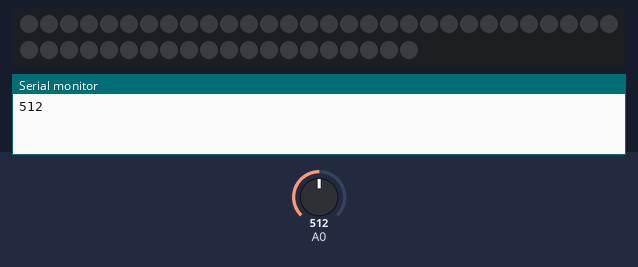
The sketch below on a simulated Arduino Uno, built with avr-gcc and run on an emulated ATmega328P. On the bench: 50 RGB LEDs in strip order, left to right, continuing on the next row, the last lines printed to the serial monitor. The inputs (shaded band) are chosen by the test bench; at power-on: A0 = 512. Dim RGB values are drawn brighter than linear.

Above: at 3.2 s.
3.3 s: A0 set to 716
At 4.42 s:
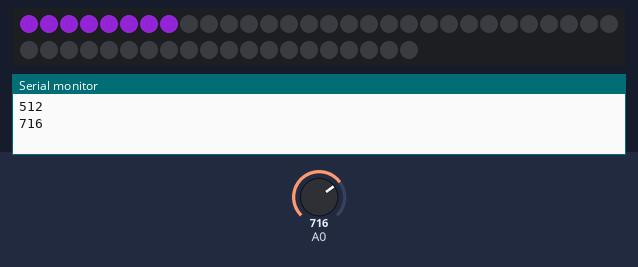
5.7 s: A0 set to 900
At 6.23 s:
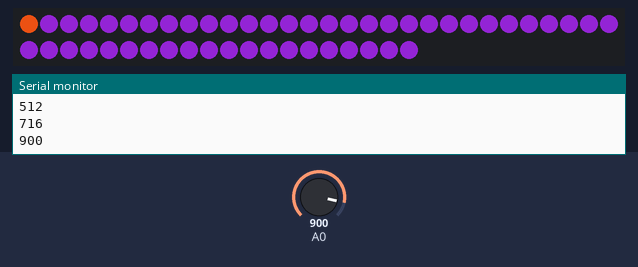
7.8 s: A0 set to 1023
At 8.35 s:
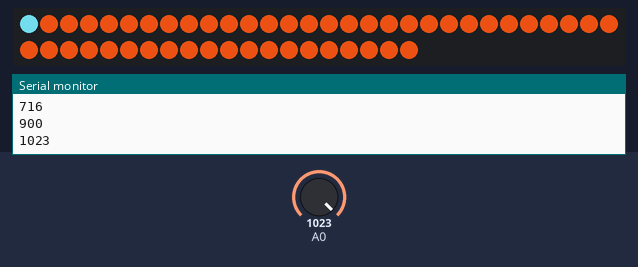
9.9 s: A0 set to 511
At 10.46 s:
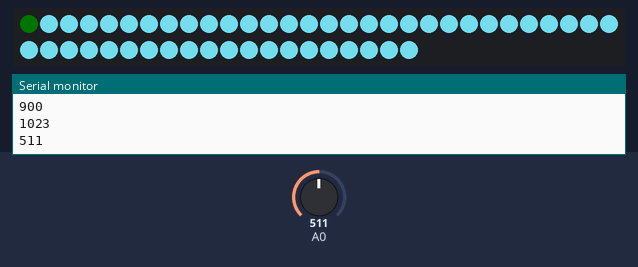
12.0 s: A0 set to 306
At 12.57 s:
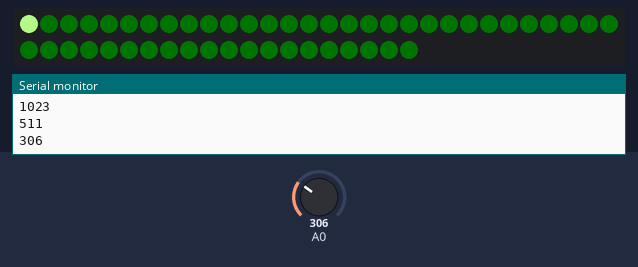
14.1 s: A0 set to 190
At 14.13 s:
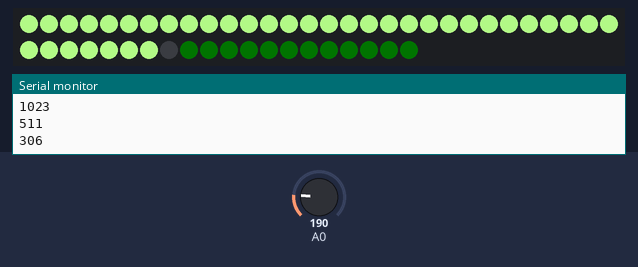

The sketch:

fade_rgb.ino
```cpp
#include <FastLED.h>    // if not found, get it here http://fastled.io/
#define NUM_LEDS 50
#define DATA_PIN 3
CRGB leds[NUM_LEDS];

float val;
float start;
float rosso, verde, blu;
int i;

float mapfloat(long x, long in_min, long in_max, long out_min, long out_max)
{
  return (float)(x - in_min) * (out_max - out_min) / (float)(in_max - in_min) + out_min;
}

void setup() {


    delay(2000);
    Serial.begin(9600);
    FastLED.addLeds<GS1903, DATA_PIN, BRG>(leds, NUM_LEDS);           // Assafà
    start = analogRead(A0);
}

void loop() {
  val = analogRead(A0);
  Serial.println(analogRead(A0));

  rosso = mapfloat(val, start, 200, 0, 255);
  verde = mapfloat(val, start, 290, 0, 255);
  blu = mapfloat(val, start, 100, 0, 255);

  for (int i = 0; i < NUM_LEDS; i ++) {
    if (analogRead(A0)>200){
      leds[i].r   = rosso;
      leds[i].g   = verde;
      leds[i].b   = blu;
      //leds[i] = CRGB::Purple;
      FastLED.show();
      delay(40);
      //leds[i]= CRGB::Black;
    }
     else{
        leds[i]= CRGB::Black;
        FastLED.show();
        delay(40);
    }
  }
}
```

Measured:
- after the input at 3.3 s, the LEDs: first change after 0.82 s (image 1 shows a later state)
- after the input at 5.7 s, the LEDs: first differ from a run without the input after 0.53 s (image 2)
- after the input at 7.8 s, the LEDs: first differ from a run without the input after 0.54 s (image 3)
- after the input at 9.9 s, the LEDs: first differ from a run without the input after 0.55 s (image 4)
- after the input at 12.0 s, the LEDs: first differ from a run without the input after 0.57 s (image 5)
- after the input at 14.1 s, the LEDs: change at once (image 6)
